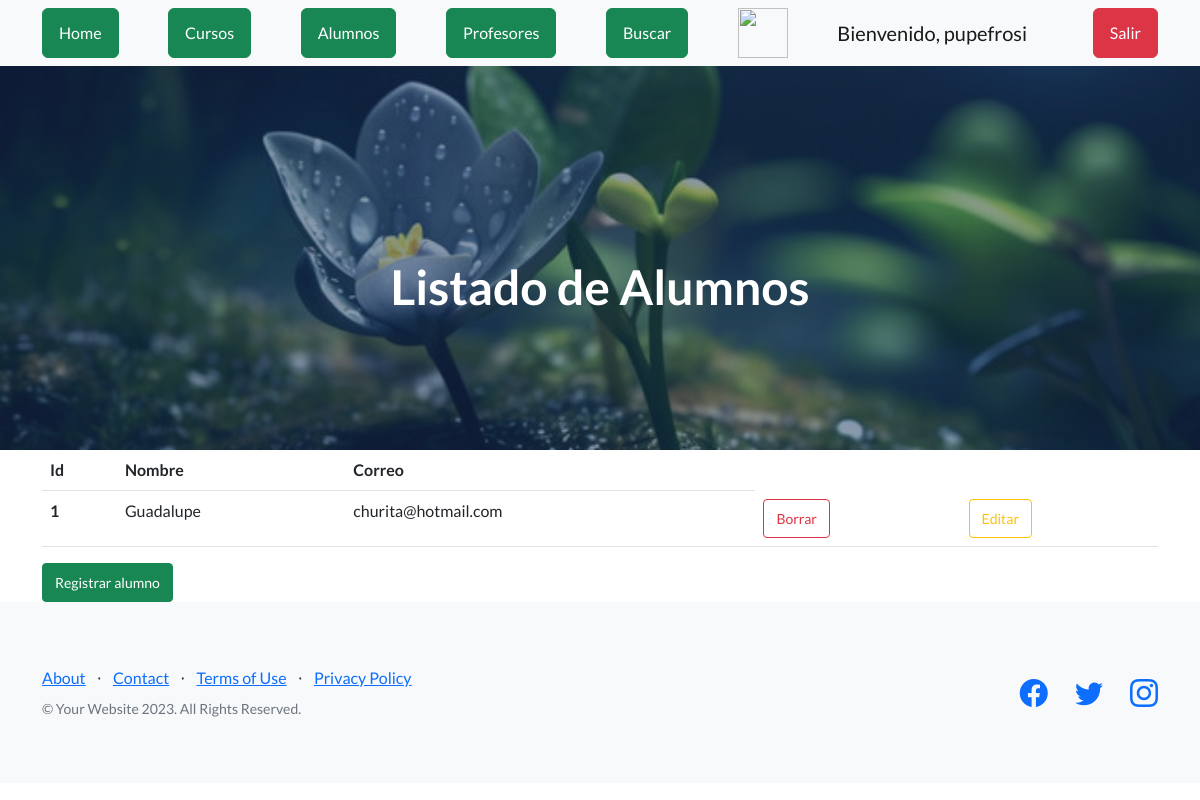
Page /AppCoder/ver_alumnos (signed in) on the earlier database version.
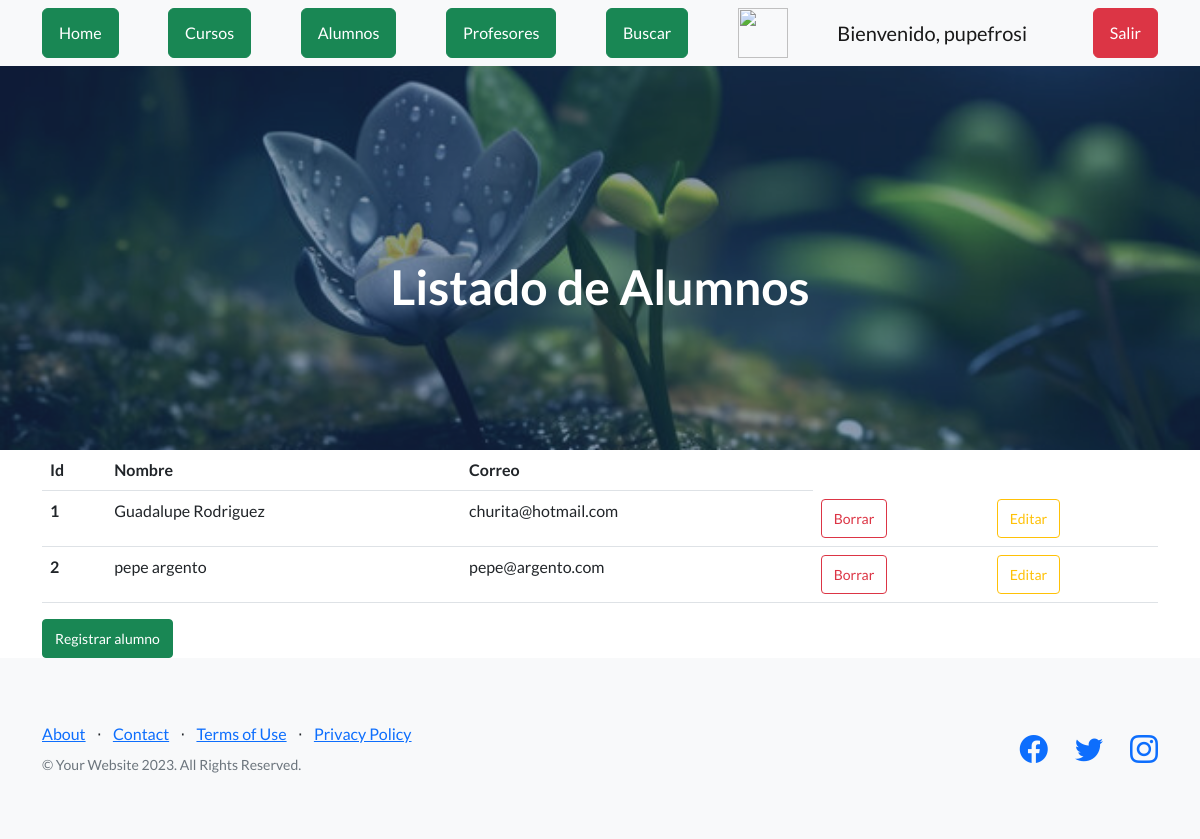
Same page on the later database version.
### AppCoder/models.py (models this page shows, shortened)
class Alumno(models.Model):
    nombre = models.CharField(max_length=100)
    correo = models.EmailField()

### AppCoder/views.py (the view)
# urls.py: path("ver_alumnos", views.ver_alumnos, name="alumnos"),
def ver_alumnos(request):
    alumnos = Alumno.objects.all()
    avatares = Avatar.objects.filter(user=request.user.id)
    return render(request, 'alumnos.html', {"alumnos": alumnos, 'url': avatares[0].imagen.url if avatares.exists() else None})

### AppCoder/template/alumnos.html (shortened to what this page needs)
{% extends 'padre.html' %}
{% load static %}
{% block h1 %} Listado de Alumnos {% endblock %}
{% block contenido %}
    <main class="container-lg">
        <div>
            <table class ="table">
                <thead>
                    <th>Id</th>
                    <th>Nombre</th>
                    <th>Correo</th>
                </thead>
                <tbody>
                    {% for n in alumnos %}
                    <tr>
                        <th scope="row">{{n.id}}</th>
                        <td>{{n.nombre}}</td>
                        <td>{{n.correo}}</td>
                        {% if request.user.is_authenticated %}
                        <td><a href="{% url 'eliminar_alumno' n.id %}" class="btn btn-outline-danger btn-sm">Borrar</a></td>
                        <td><a href="{% url 'editar_alumno' n.id %}" class="btn btn-outline-warning btn-sm">Editar</a></td>
                        {% endif %}
                    </tr>
                    {% endfor %}
                </tbody>
            </table>
            <a class="btn btn-success btn-sm" href="{% url 'alta_alumno' %}">Registrar alumno</a>
        </div>
    </main>
{% endblock %}

Differences in the rows shown:
changed Alumno "churita@hotmail.com": nombre "Guadalupe" → "Guadalupe Rodriguez"
added Alumno: id "2", nombre "pepe argento", correo "pepe@argento.com"
